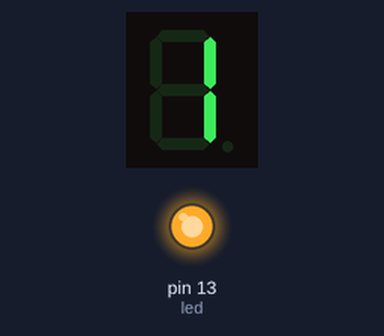
Recording of a sketch running on a simulated Arduino Uno, built with avr-gcc and run on an emulated ATmega328P. Parts: 1-digit seven-segment display, output pins drawn as LEDs (lit = HIGH). Wiring (inferred from the names in the program): 1-digit 7-segment display, segments lit when LOW: segments pin 7, pin 8, pin 9, pin 10, pin 11, pin 6, pin 12. The segment pins are drawn as the display they are named for; pins used as bus, display or sensor lines are not drawn; what the sketch prints to the serial monitor is not drawn.

Above: at 0.2 s.
At 1.2 s:
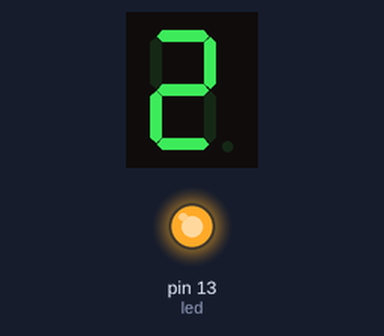
At 2.2 s:
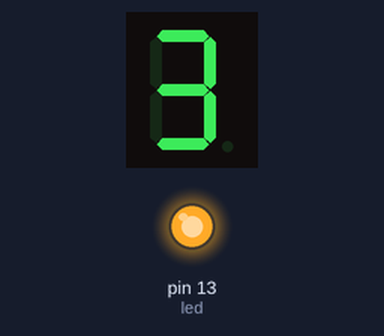
At 5.2 s:
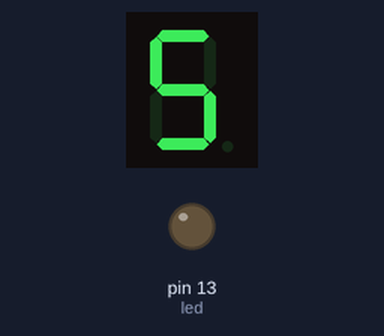
Timing chart, 0 to 38.1 s (numbered marks = the images above):
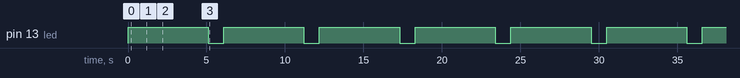

Measured:
- by itself, pin 13 (led): alternates HIGH for 5.1 s and LOW for 1.0 s
- by itself, everything shown: repeats every 6.1 s, in 7 steps
- what the display in image 0 shows lasts 1.0 s, from 0.1 s to 1.1 s

The sketch:

class4.ino
```cpp
int f=6;
int g=12;
int e=11;
int d=10;
int c=9;
int b=8;
int a=7;
int led=13;

int de=1000;
void setup()
{
  Serial.begin(9600);
  pinMode(led,OUTPUT);
  pinMode(f,OUTPUT);
  pinMode(g,OUTPUT);
  pinMode(e,OUTPUT);
  pinMode(d,OUTPUT);
  pinMode(c,OUTPUT);
  pinMode(b,OUTPUT);
  pinMode(a,OUTPUT);
  Serial.println("******************Seven sigment**********************");
}
void loop()
{
  digitalWrite(led,HIGH);
  delay(100);
  digitalWrite(a,1);
   digitalWrite(b,0);
    digitalWrite(c,0);
     digitalWrite(d,1);
      digitalWrite(e,1);
       digitalWrite(f,1);
        digitalWrite(g,1);
        delay(de);             //1


digitalWrite(a,0);
   digitalWrite(b,0);
    digitalWrite(c,1);
     digitalWrite(d,0);
      digitalWrite(e,0);
       digitalWrite(f,1);
        digitalWrite(g,0);
        delay(de);               //2

digitalWrite(a,0);
   digitalWrite(b,0);
    digitalWrite(c,0);
     digitalWrite(d,0);
      digitalWrite(e,1);
       digitalWrite(f,1);
        digitalWrite(g,0);
        delay(de);              //3

digitalWrite(a,1);
   digitalWrite(b,0);
    digitalWrite(c,0);
     digitalWrite(d,1);
      digitalWrite(e,1);
       digitalWrite(f,0);
        digitalWrite(g,0);
        delay(de);                  //4

digitalWrite(a,0);
   digitalWrite(b,1);
    digitalWrite(c,0);
     digitalWrite(d,0);
      digitalWrite(e,1);
       digitalWrite(f,0);
        digitalWrite(g,0);
        delay(de);                 //5
digitalWrite(led,LOW);
delay(1000);
}
```
